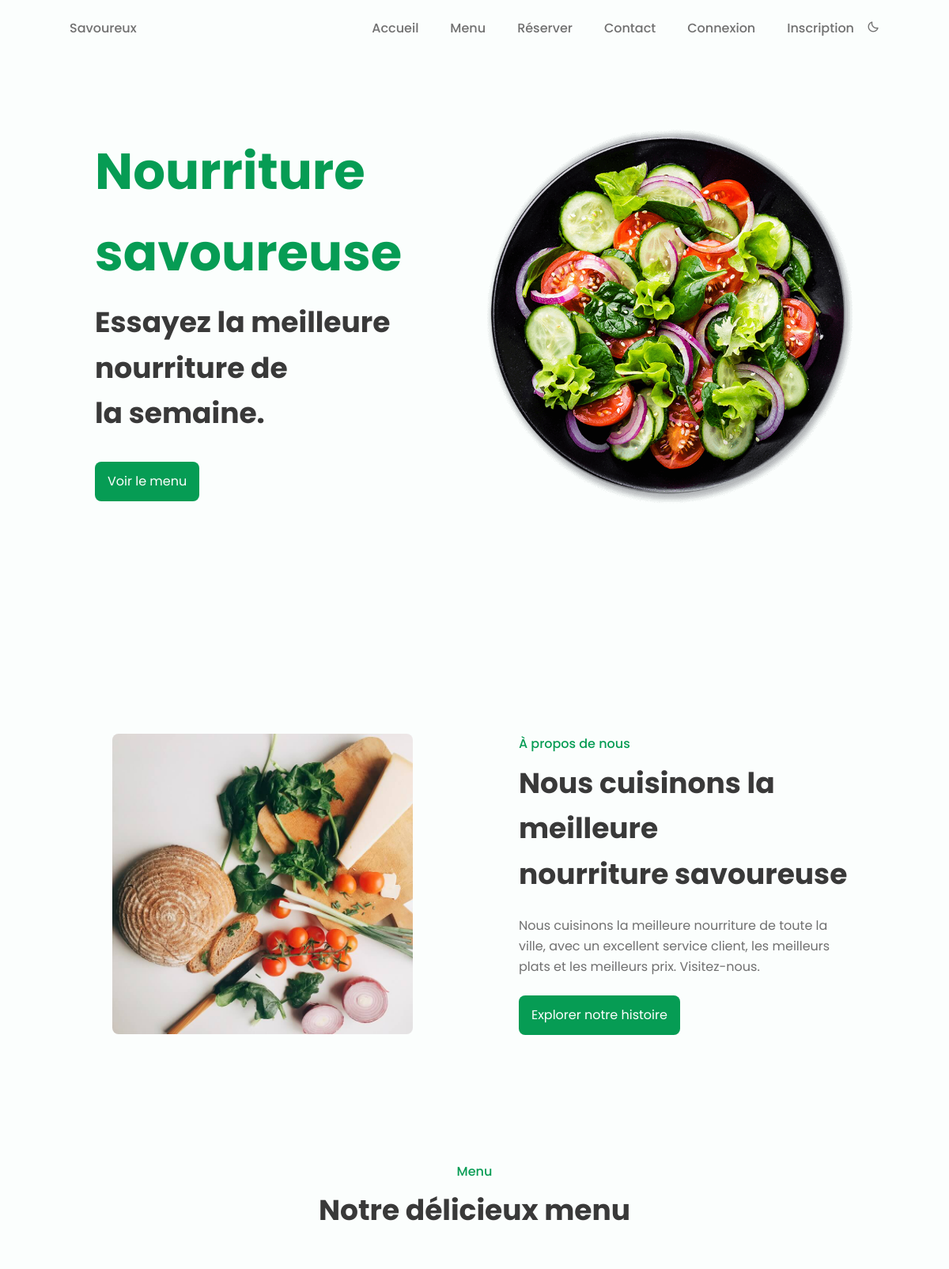
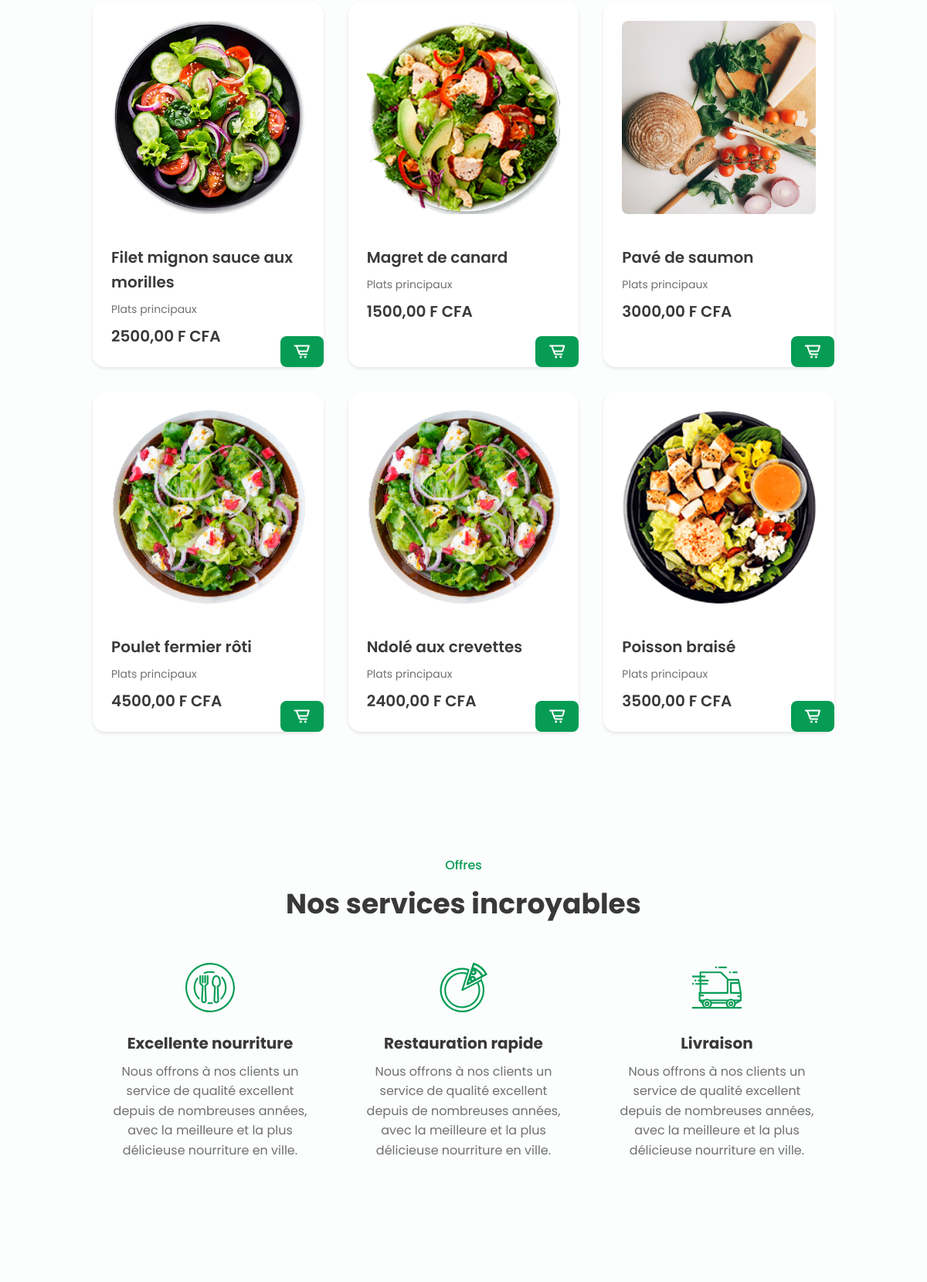
The page / (upper part) on the database its author committed (2 pictures, top to bottom).
### ecomm/models.py (models this page shows, shortened)
class MenuItem(models.Model):
    name = models.CharField(max_length=100)
    description = models.TextField()
    price = models.DecimalField(max_digits=10, decimal_places=2)
    image = models.ImageField(upload_to='menu_items/', blank=True, null=True)
    category = models.ForeignKey(Category, on_delete=models.CASCADE)
    is_available = models.BooleanField(default=True)

class Category(models.Model):
    name = models.CharField(max_length=100)
    description = models.TextField(blank=True)
    class Meta:
        verbose_name_plural = "Categories"

### ecomm/views.py (the view)
# urls.py: path('', views.index, name='index'),
def index(request):
    categories = Category.objects.all()
    featured_items = MenuItem.objects.filter(is_available=True)[:6]
    context = {
        'categories': categories,
        'featured_items': featured_items,
    }
    return render(request, 'index.html', context)

### ecomm/templates/index.html (shortened to what this page needs)
{% extends 'base.html' %}
{% load static %}
{% block content %}
        <section class="home" id="home">
            <div class="home__container bd-container bd-grid">
                <div class="home__data">
                    <h1 class="home__title">Nourriture savoureuse</h1>
                    <h2 class="home__subtitle">Essayez la meilleure nourriture de <br> la semaine.</h2>
            <a href="{% url 'menu' %}" class="button">Voir le menu</a>
                </div>
        <img src="{% static 'img/home.png' %}" alt="" class="home__img" loading="lazy">
            </div>
        </section>
        <section class="about section bd-container" id="about">
            <div class="about__container bd-grid">
                <div class="about__data">
                    <span class="section-subtitle about__initial">À propos de nous</span>
                    <h2 class="section-title about__initial">Nous cuisinons la meilleure <br> nourriture savoureuse</h2>
                    <p class="about__description">Nous cuisinons la meilleure nourriture de toute la ville, avec un
                        excellent service client, les meilleurs plats et les meilleurs prix. Visitez-nous.</p>
                    <a href="#" class="button">Explorer notre histoire</a>
                </div>
        <img src="{% static 'img/about.jpg' %}" alt="" class="about__img" loading="lazy">
            </div>
        </section>
        <section class="menu section bd-container" id="menu">
            <span class="section-subtitle">Menu</span>
            <h2 class="section-title">Notre délicieux menu</h2>
            <div class="menu__container bd-grid">
        {% for item in featured_items %}
                <div class="menu__content">
                    <div class="menu__image-container">
                {% if item.image %}
                    <img src="{{ item.image.url }}" alt="{{ item.name }}" class="menu__img" loading="lazy">
                {% else %}
                    <div class="menu__img d-flex align-items-center justify-content-center bg-secondary text-white">
                        <i class='bx bx-image'></i>
                    </div>
                {% endif %}
                    </div>
                    <div class="menu__info">
                <h3 class="menu__name">{{ item.name }}</h3>
                <span class="menu__detail">{{ item.category.name }}</span>
                        <div class="menu__price-group">
                    <span class="menu__preci">{{ item.price }} F CFA</span>
                    {% if user.is_authenticated %}
                    <form method="post" action="{% url 'add_to_cart' item.id %}" class="d-inline">
                        {% csrf_token %}
                        <button type="submit" class="button menu__button" data-item-id="{{ item.id }}"><i class='bx bx-cart-alt'></i></button>
                    </form>
                    {% else %}
                    <a href="{% url 'login' %}" class="button menu__button"><i class='bx bx-cart-alt'></i></a>
                    {% endif %}
                </div>
                        </div>
                    </div>
        {% endfor %}
            </div>
        </section>
        <section class="services section bd-container" id="services">
            <span class="section-subtitle">Offres</span>
            <h2 class="section-title">Nos services incroyables</h2>
            <div class="services__container bd-grid">
                <div class="services__content">
                    <h3 class="services__title">Excellente nourriture</h3>
                    <p class="services__description">Nous offrons à nos clients un service de qualité excellent depuis
                        de nombreuses années, avec la meilleure et la plus délicieuse nourriture en ville.</p>
                </div>
                <div class="services__content">
                    <h3 class="services__title">Restauration rapide</h3>
                    <p class="services__description">Nous offrons à nos clients un service de qualité excellent depuis
                        de nombreuses années, avec la meilleure et la plus délicieuse nourriture en ville.</p>
                </div>
                <div class="services__content">
                    <h3 class="services__title">Livraison</h3>
                    <p class="services__description">Nous offrons à nos clients un service de qualité excellent depuis
                        de nombreuses années, avec la meilleure et la plus délicieuse nourriture en ville.</p>
                </div>
            </div>
</section>
            <section class="app section bd-container">
            </section>
{% endblock %}

### ecomm/templates/index.html (style rules this page uses)
.menu__content { position: relative; background: var(--container-color); border-radius: 1rem; padding: 1rem; box-shadow: 0 2px 4px rgba(0, 0, 0, 0.1); transition: transform 0.3s ease; }
.menu__image-container { position: relative; overflow: hidden; border-radius: 0.5rem; }
.menu__img { width: 100%; height: 200px; object-fit: cover; border-radius: 0.5rem; transition: transform 0.3s ease; }
.menu__info { padding: 1rem 0 0; }
.menu__name { font-size: var(--h3-font-size); color: var(--title-color); margin-bottom: .5rem; }
.menu__detail { display: block; font-size: var(--small-font-size); color: var(--text-color); margin-bottom: .5rem; }
.menu__price-group { display: flex; justify-content: space-between; align-items: center; }
.menu__preci { font-size: var(--h3-font-size); font-weight: var(--font-semi-bold); color: var(--title-color); }
.menu__button { padding: .5rem 1rem; border-radius: .5rem; border: none; background-color: var(--first-color); color: #fff; transition: background-color 0.3s ease; }
@media screen and (min-width: 769px) { .menu__container { grid-template-columns: repeat(3, 1fr); gap: 2rem; } }
@media screen and (min-width: 960px) { .menu__content { padding: 1.5rem; } }
@media screen and (min-width: 960px) { .menu__img { height: 250px; } }

### rows shown on the page
MenuItem: image (picture), name "Filet mignon sauce aux morilles", category.name "Plats principaux", price "2500,00"
MenuItem: image (picture), name "Magret de canard", category.name "Plats principaux", price "1500,00"
MenuItem: image (picture), name "Pavé de saumon", category.name "Plats principaux", price "3000,00"
MenuItem: image (picture), name "Poulet fermier rôti", category.name "Plats principaux", price "4500,00"
MenuItem: image (picture), name "Ndolé aux crevettes", category.name "Plats principaux", price "2400,00"
MenuItem: image (picture), name "Poisson braisé", category.name "Plats principaux", price "3500,00"
